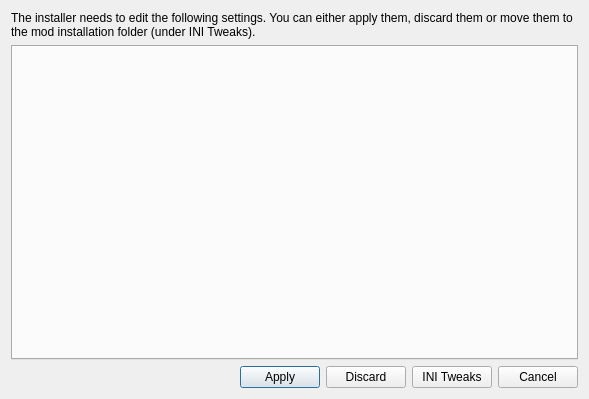
<?xml version="1.0" encoding="UTF-8"?>
<ui version="4.0">
 <class>FomodCSharpPostDialog</class>
 <widget class="QDialog" name="FomodCSharpPostDialog">
  <property name="geometry">
   <rect>
    <x>0</x>
    <y>0</y>
    <width>589</width>
    <height>399</height>
   </rect>
  </property>
  <property name="windowTitle">
   <string>Settings modification required</string>
  </property>
  <layout class="QVBoxLayout" name="verticalLayout">
   <item>
    <widget class="QLabel" name="label">
     <property name="text">
      <string>The installer needs to edit the following settings. You can either apply them, discard them or move them to the mod installation folder (under INI Tweaks).</string>
     </property>
     <property name="wordWrap">
      <bool>true</bool>
     </property>
    </widget>
   </item>
   <item>
    <layout class="QHBoxLayout" name="horizontalLayout">
     <item>
      <widget class="QTabWidget" name="tabWidget">
       <property name="currentIndex">
        <number>-1</number>
       </property>
      </widget>
     </item>
    </layout>
   </item>
   <item>
    <layout class="QHBoxLayout" name="horizontalLayout_2" stretch="0,0,0,0,0">
     <item>
      <spacer name="horizontalSpacer">
       <property name="orientation">
        <enum>Qt::Horizontal</enum>
       </property>
       <property name="sizeHint" stdset="0">
        <size>
         <width>40</width>
         <height>20</height>
        </size>
       </property>
      </spacer>
     </item>
     <item>
      <widget class="QPushButton" name="applyBtn">
       <property name="toolTip">
        <string>Apply the settings to the INI files corresponding to the current profile.</string>
       </property>
       <property name="text">
        <string>Apply</string>
       </property>
      </widget>
     </item>
     <item>
      <widget class="QPushButton" name="discardBtn">
       <property name="toolTip">
        <string>Discard the settings.</string>
       </property>
       <property name="text">
        <string>Discard</string>
       </property>
      </widget>
     </item>
     <item>
      <widget class="QPushButton" name="moveBtn">
       <property name="toolTip">
        <string>Create files under &quot;INI Tweaks&quot; in the mod folder with these settings.</string>
       </property>
       <property name="text">
        <string>INI Tweaks</string>
       </property>
      </widget>
     </item>
     <item>
      <widget class="QPushButton" name="cancelBtn">
       <property name="toolTip">
        <string>Cancel the installation.</string>
       </property>
       <property name="text">
        <string>Cancel</string>
       </property>
      </widget>
     </item>
    </layout>
   </item>
  </layout>
 </widget>
 <resources/>
 <connections/>
</ui>
